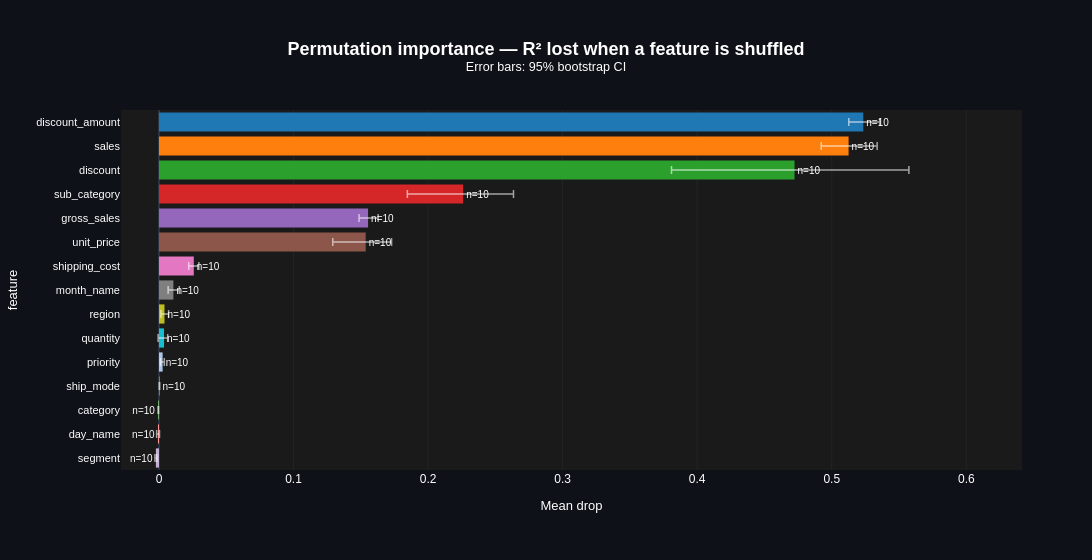

Notebook code cell kept with this figure:
### Markdown cell above
This is the overfitting question answered directly rather than inferred from
two R² numbers. Validation R² climbs steadily as training rows grow, from
0.361 at 844 rows to 0.535 at 2,365 and then more slowly to 0.630 at 8,447,
while training R² eases down from 0.989 toward 0.881 over the same range. The
gap between them shrinks the whole way, from 0.628 down to 0.252. Two curves
converging like this, rather than a wide gap that stays wide, is the signature
of a model that is still learning from more data rather than one that has
memorised the training set. `TimeSeriesSplit`'s expanding window caps the
largest fold shown here at 8,447 rows, a fifth of the 42,219 rows the final
model actually trains on, so the curve cannot show the full training size
directly. What it can show is the trend continuing, and the 0.033 R² gap on
the true held-out period (train 0.802, test 0.769, both reported above) is
consistent with that trend having kept closing well past where the plot stops.

### Code cell
perm = permutation_importance(
    best_model, X_test, y_test, n_repeats=10,
    random_state=RANDOM_STATE, scoring="r2", n_jobs=-1,
)
importance_df = pd.DataFrame({
    "feature": np.repeat(X_test.columns, perm.importances.shape[1]),
    "drop": perm.importances.ravel(),
})
cp.grouped_bar_plot(
    importance_df, "feature", "drop", ci_method="bootstrap", min_n_flag=0,
    top_n=15, orientation="horizontal",
    title="Permutation importance — R² lost when a feature is shuffled",
)

### Figure 1 — Plotly figure (JSON) as saved in the notebook; plotly's stock layout.template omitted (floating-point values rounded to 4 significant figures)
{"data": [{"cliponaxis": false, "customdata": [10, 10, 10, 10, 10, 10, 10, 10, 10, 10, 10, 10, 10, 10, 10], "error_x": {"array": [0.01224, 0.02126, 0.08501, 0.03738, 0.007519, 0.01924, 0.003775, 0.004391, 0.003065, 0.002713, 0.001256, 0.0001843, 0.0002154, 0.001147, 0.0007403], "arrayminus": [0.01078, 0.02034, 0.09142, 0.0415, 0.006702, 0.02447, 0.003775, 0.003908, 0.002621, 0.00442, 0.001574, 0.0002262, 0.0001914, 0.0009952, 0.0007177], "color": "rgba(255,255,255,0.6)", "symmetric": false, "thickness": 1.5, "type": "data", "width": 4}, "hovertemplate": "<b>%{y}</b><br>Mean drop: %{x:.3g}<br>n=%{customdata}<extra></extra>", "marker": {"color": ["#1f77b4", "#ff7f0e", "#2ca02c", "#d62728", "#9467bd", "#8c564b", "#e377c2", "#7f7f7f", "#bcbd22", "#17becf", "#aec7e8", "#ffbb78", "#98df8a", "#ff9896", "#c5b0d5"], "line": {"color": "#FFD700", "width": [0, 0, 0, 0, 0, 0, 0, 0, 0, 0, 0, 0, 0, 0, 0]}}, "name": "", "orientation": "h", "showlegend": false, "text": ["n=10", "n=10", "n=10", "n=10", "n=10", "n=10", "n=10", "n=10", "n=10", "n=10", "n=10", "n=10", "n=10", "n=10", "n=10"], "textfont": {"size": 10}, "textposition": "outside", "type": "bar", "x": [0.5234, 0.5125, 0.4723, 0.2261, 0.1554, 0.1536, 0.02588, 0.01071, 0.004085, 0.003771, 0.002713, 0.0003739, -0.0005182, -0.0007583, -0.002293], "y": ["discount_amount", "sales", "discount", "sub_category", "gross_sales", "unit_price", "shipping_cost", "month_name", "region", "quantity", "priority", "ship_mode", "category", "day_name", "segment"]}], "layout": {"barmode": "relative", "font": {"color": "white", "family": "Arial"}, "height": 560, "legend": {"bgcolor": "rgba(0,0,0,0.4)", "bordercolor": "rgba(255,255,255,0.15)", "borderwidth": 1, "font": {"color": "white", "size": 11}, "title": {"text": ""}}, "margin": {"b": 90, "l": 90, "r": 70, "t": 110}, "paper_bgcolor": "#0e1117", "plot_bgcolor": "#1a1a1a", "showlegend": false, "title": {"font": {"color": "white", "family": "Arial", "size": 18}, "text": "<b>Permutation importance — R² lost when a feature is shuffled</b><br><sup>Error bars: 95% bootstrap CI</sup>", "x": 0.5, "xanchor": "center"}, "width": 1400, "xaxis": {"gridcolor": "rgba(128,128,128,0.2)", "gridwidth": 0.5, "range": [-0.02823, 0.6414], "showgrid": true, "title": {"font": {"size": 13}, "text": "Mean drop"}}, "yaxis": {"autorange": "reversed", "tickfont": {"size": 11}, "title": {"font": {"size": 13}, "text": "feature"}}}}
